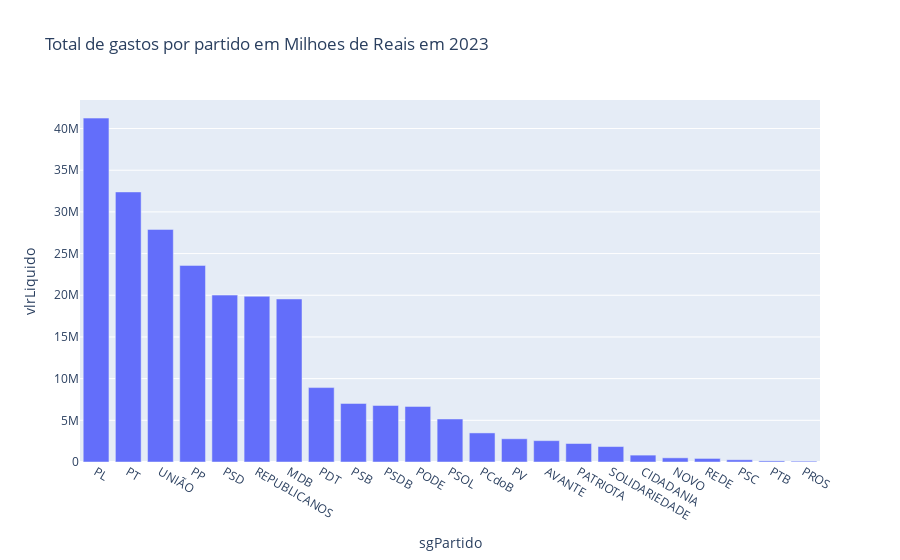

Source (notebook cell):
### Code cell
#using plotly express create a bar chart with the totals of 'vlrLiquido' by 'sgPartido'

fig = px.bar(totais_df, x=totais_df.index, y='vlrLiquido', title='Total de gastos por partido em Milhoes de Reais em 2023')

fig.show()

### Figure 1 — Plotly figure (JSON) as saved in the notebook; plotly's stock layout.template omitted (floating-point values rounded to 4 significant figures)
{"data": [{"alignmentgroup": "True", "hovertemplate": "sgPartido=%{x}<br>vlrLiquido=%{y}<extra></extra>", "legendgroup": "", "marker": {"color": "#636efa", "pattern": {"shape": ""}}, "name": "", "offsetgroup": "", "orientation": "v", "showlegend": false, "textposition": "auto", "type": "bar", "x": ["PL", "PT", "UNIÃO", "PP", "PSD", "REPUBLICANOS", "MDB", "PDT", "PSB", "PSDB", "PODE", "PSOL", "PCdoB", "PV", "AVANTE", "PATRIOTA", "SOLIDARIEDADE", "CIDADANIA", "NOVO", "REDE", "PSC", "PTB", "PROS"], "xaxis": "x", "y": [41250000.0, 32400000.0, 27900000.0, 23580000.0, 20020000.0, 19880000.0, 19550000.0, 8925000.0, 7023000.0, 6783000.0, 6668000.0, 5159000.0, 3488000.0, 2785000.0, 2561000.0, 2219000.0, 1854000.0, 826400.0, 500700.0, 427800.0, 266000.0, 132000.0, 98250.0], "yaxis": "y"}], "layout": {"barmode": "relative", "legend": {"tracegroupgap": 0}, "title": {"text": "Total de gastos por partido em Milhoes de Reais em 2023"}, "xaxis": {"anchor": "y", "domain": [0, 1], "title": {"text": "sgPartido"}}, "yaxis": {"anchor": "x", "domain": [0, 1], "title": {"text": "vlrLiquido"}}}}
